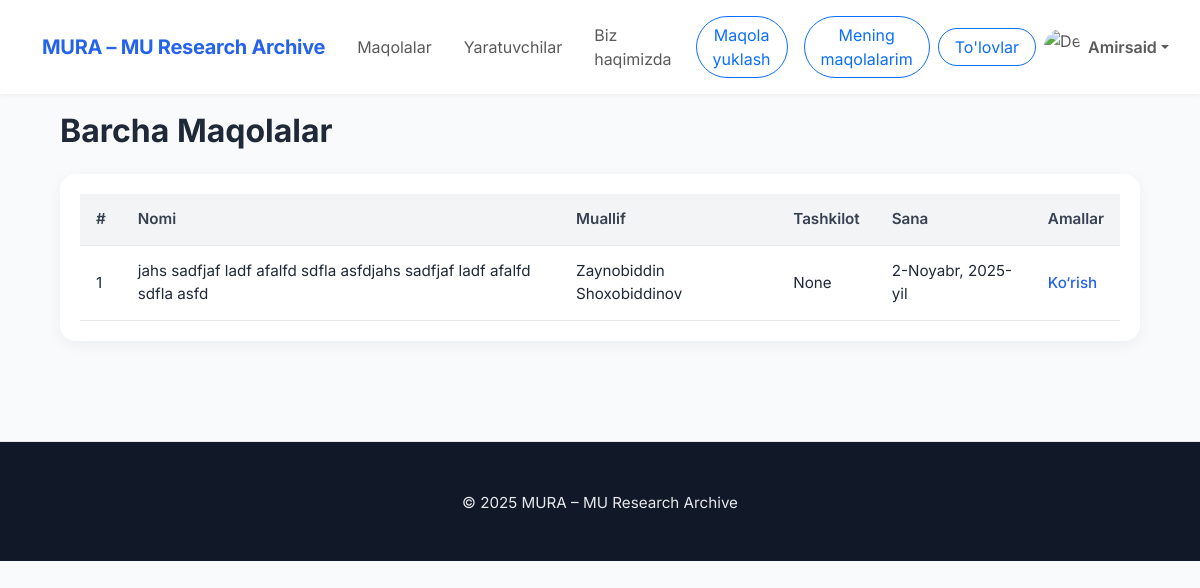
The page /admin-waitlist/ (signed in) on the database its author committed.
### main/models.py (models this page shows, shortened)
class CustomUser(AbstractUser):
    avatar = models.ImageField(upload_to='avatars/', null=True, blank=True)
    status = models.IntegerField(default=0)

class Paper(models.Model):
    STATUS_CHOICES = [
        (1, 'draft'),
        (2, 'on_process'),
        (3, 'declined'),
        (4, 'accepted'),
        (5, 'payment_process'),
        (6, 'blocked')
    ]
    owner = models.ForeignKey(CustomUser, on_delete=models.CASCADE)
    category = models.ForeignKey('Category', on_delete=models.SET_NULL, null=True)
    title = models.CharField(
        max_length=100,
        validators=[MinLengthValidator(1)],
        help_text="Sarlavha 1–100 belgidan iborat bo‘lishi kerak."
    )
    abstract = models.TextField(
        max_length=2000,
        validators=[MinLengthValidator(100)],
        help_text="Umumiy fikr 100–2000 belgidan iborat bo‘lishi kerak."
    )
    intro = models.TextField(
        max_length=2000,
        validators=[MinLengthValidator(100)],
        help_text="Kirish qismi 100-2000 ta belgidan iborat bo‘lishi kerak."
    )
    file = models.FileField(upload_to='pdfs/')
    status = models.IntegerField(
        choices=STATUS_CHOICES,
        default=1,
        help_text="Maqolaning joriy holatini tanlang."
    )
    published_at = models.DateField(auto_now=True)
    keywords = models.CharField(
        max_length=100,
        validators=[MinLengthValidator(10)],
        help_text="Kalit so‘zlar 10–300 belgidan iborat bo‘lishi kerak."
    )
    pages = models.IntegerField(
        null=True,
        blank=True,
    )
    organization = models.CharField(
        max_length=120,
        validators=[MinLengthValidator(1)],
        null=True,
        blank=True,
        help_text="Tashkilot nomi 1–120 belgidan iborat bo‘lishi kerak."
    )
    paid_at = models.DateTimeField(null=True, blank=True)
    reject_count = models.IntegerField(default=0)
    citations = models.TextField(null=True,
                                 blank=True,
                                 max_length=2000,
                                 validators=[MinLengthValidator(100)],
                                 help_text="Foydalanilgan adabiyotlar 100–2000 belgidan iborat bo`lsin."
                                 )
    certificate = models.FileField(null=True, blank=True)

### main/views.py (the view)
# urls.py: path('admin-waitlist/', admin_waitlist, name='admin_waitlist'),
@login_required(login_url='login')
def admin_waitlist(request):
    if not request.user.is_superuser:
        return redirect('main')
    papers = models.Paper.objects.filter(
        payment__status=2,
        status=2
    ).distinct()
    return render(request, 'admin-waitlist.html', {'papers': papers})

### templates/admin-waitlist.html
{% extends "base.html" %}
{% load static %}
{% block style %}
    <link rel="stylesheet" href="{% static 'main/css/admin-waitlist.css' %}">
    <link rel="stylesheet" href="{% static 'main/css/upload.css' %}">
{% endblock %}
{% block content %}
    <main>
        <h2>Barcha Maqolalar</h2>
        <div class="table-container">
            <table>
                <thead>
                <tr>
                    <th>#</th>
                    <th>Nomi</th>
                    <th>Muallif</th>
                    <th>Tashkilot</th>
                    <th>Sana</th>
                    <th>Amallar</th>
                </tr>
                </thead>
                <tbody>
                {% for paper in papers %}
                    <tr>
                        <td>{{ forloop.counter }}</td>
                        <td>{{ paper.title }}</td>
                        <td>{{ paper.owner.first_name }} {{ paper.owner.last_name }}</td>
                        <td>{{ paper.organization }}</td>
                        <td>{{ paper.published_at }}</td>
                        <td class="actions"><a href="{% url 'admin_paper_detail' paper.id %}">Ko‘rish</a></td>
                    </tr>
                {% endfor %}
                </tbody>
            </table>
        </div>
    </main>
{% endblock %}

### templates/base.html (shortened to what this page needs)
{% load static %}
<!DOCTYPE html>
<html lang="en">
<head>
    <link href="https://cdn.jsdelivr.net/npm/bootstrap@5.3.3/dist/css/bootstrap.min.css" rel="stylesheet"/>
    <link
            rel="stylesheet"
            href="https://cdn.jsdelivr.net/npm/bootstrap-icons@1.11.3/font/bootstrap-icons.css"
    />
    {% block style %}{% endblock %}
</head>
<body style="height: fit-content;">
<nav class="navbar navbar-expand-lg fixed-top">
    <div class="container">
        <a class="navbar-brand" href="{% url 'main' %}">MURA – MU Research Archive</a>
        <div class="collapse navbar-collapse" id="navmenu">
            <ul class="navbar-nav ms-auto align-items-lg-center">
                <li class="nav-item"><a href="{% url 'all_papers' %}" class="nav-link px-3">Maqolalar</a></li>
                <li class="nav-item"><a href="{% url 'creators' %}" class="nav-link px-3">Yaratuvchilar</a></li>
                <li class="nav-item"><a href="{% url 'about' %}" class="nav-link px-3">Biz haqimizda</a></li>
                {% if user.is_authenticated %}
                    <li class="nav-item"><a href="{% url 'upload_paper' %}"
                                            class="m-lg-2 mb-2 px-3 btn btn-outline-primary rounded-pill">Maqola
                        yuklash</a></li>
                    <li class="nav-item"><a href="{% url 'my_papers' %}"
                                            class="px-3 m-lg-2 mb-2  btn btn-outline-primary rounded-pill">Mening
                        maqolalarim</a>
                    </li>
                    {% if user.is_superuser and user.status == 1 %}
                        <li class="nav-item"><a href="{% url 'payments' %}"
                                                class="px-3 btn btn-outline-primary rounded-pill">To'lovlar</a>
                        </li>
                    {% endif %}
                    <li class="nav-item dropdown">
                        <a class="nav-link dropdown-toggle d-flex align-items-center" href="#" id="profileDropdown"
                           role="button" data-bs-toggle="dropdown" aria-expanded="false">
                            {% if user.avatar %}
                                <img src="{{ user.avatar.url }}" alt="Avatar" class="rounded-circle" width="36"
                                     height="36" style="object-fit: cover;">
                            {% else %}
                                <img src="https://cdn-icons-png.flaticon.com/512/847/847969.png" alt="Default Avatar"
                                     class="rounded-circle" width="36" height="36" style="object-fit: cover;">
                            {% endif %}
                            <span class="ms-2 fw-semibold">{{ user.first_name }}</span>
                        </a>
                    </li>
                {% else %}
                    <li class="nav-item"><a href="{% url 'login' %}"
                                            class="btn btn-primary btn-sm ms-lg-3 p-2 m-1 text-white">Kirish</a></li>
                    <li class="nav-item"><a href="{% url 'register' %}"
                                            class="btn btn-primary btn-sm ms-lg-3 p-2 m-1 text-white">Ro'yxatdan
                        o'tish</a></li>
                {% endif %}
            </ul>
        </div>
    </div>
</nav>
{% block content %}
{% endblock %}
<footer>
    <div class="container">
        <p>© 2025 MURA – MU Research Archive</p>
    </div>
</footer>
</body>
</html>

### main/static/main/css/admin-waitlist.css (style rules this page uses)
body { font-family: 'Inter', sans-serif; background-color: #f9fafb; color: #1f2937; margin: 0; padding: 0; }
main { padding: 40px 60px; }
h2 { font-weight: 700; margin-bottom: 24px; }
.table-container { background: #fff; border-radius: 16px; box-shadow: 0 4px 16px rgba(0, 0, 0, 0.05); padding: 20px; overflow-x: auto; }
table { width: 100%; border-collapse: collapse; margin: 0; }
thead { background-color: #f3f4f6; }
th, td { padding: 14px 16px; text-align: left; font-size: 0.95rem; vertical-align: middle; border-bottom: 1px solid #e5e7eb; }
th { font-weight: 600; color: #374151; }
.actions a { text-decoration: none; color: #2563eb; font-weight: 500; }
footer { text-align: center; padding: 24px; font-size: 0.9rem; color: #6b7280; border-top: 1px solid #e5e7eb; background: #fff; margin-top: 60px; }

### main/static/main/css/upload.css (style rules this page uses)
body { font-family: 'Inter', sans-serif; background-color: #f9fafb; color: #1f2937; overflow-x: hidden; padding-top: 72px; }
nav { background-color: #ffffff; box-shadow: 0 1px 6px rgba(0, 0, 0, 0.05); }
.navbar-brand { font-weight: 700; color: #2563eb !important; letter-spacing: -0.3px; }
footer { text-align: center; padding: 50px 0 30px; background: #111827; color: #e5e7eb; font-size: .95rem; }

### rows shown on the page
CustomUser: first_name "Amirsaid"
Paper: title "jahs sadfjaf ladf afalfd sdfla asfdjahs sadfjaf ladf afalfd sdfla asfd", owner.first_name "Zaynobiddin", owner.last_name "Shoxobiddinov", organization "None", published_at "2-Noyabr, 2025-yil"
